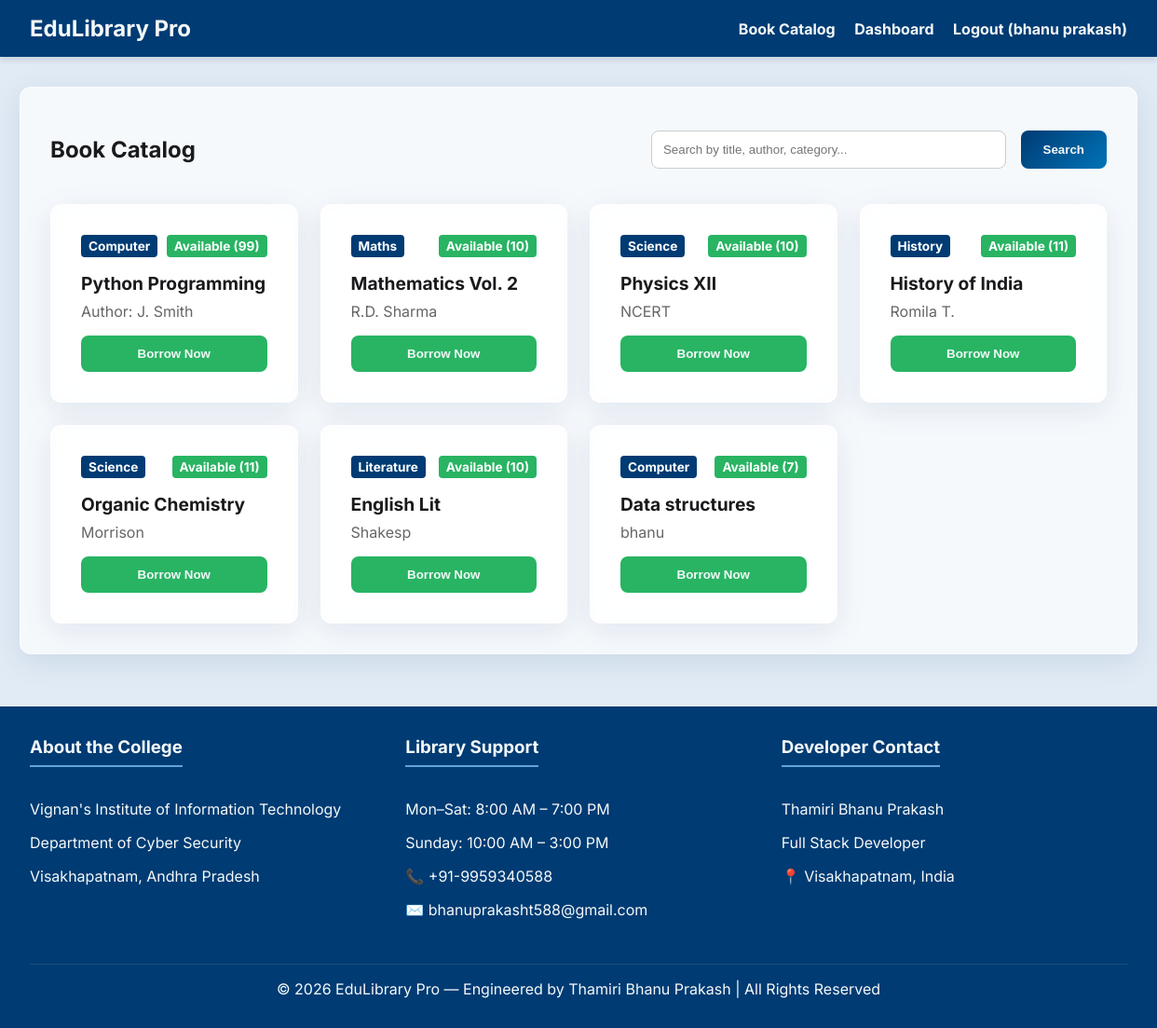
Screenshot of /catalog (signed in) with the database file from the repository.
### models.py (models this page shows)
class User(Base):
    __tablename__ = "users"
    id = Column(Integer, primary_key=True, index=True)
    library_id = Column(String, unique=True, index=True)
    name = Column(String)
    email = Column(String, unique=True, index=True)
    phone = Column(String)
    dob = Column(Date)
    grade_class = Column(String)
    roll_no = Column(String, nullable=True)
    profession = Column(String) # Student, Teacher, Admin
    password_hash = Column(String)
    created_at = Column(DateTime, default=datetime.datetime.utcnow)
    loans = relationship("Loan", back_populates="user")
    waitlists = relationship("Waitlist", back_populates="user")
    fines = relationship("Fine", back_populates="user")
    activities = relationship("ActivityLog", back_populates="user")

class Book(Base):
    __tablename__ = "books"
    id = Column(Integer, primary_key=True, index=True)
    title = Column(String, index=True)
    author = Column(String, index=True)
    category = Column(String, index=True)
    isbn = Column(String, unique=True, index=True, nullable=True)
    total_copies = Column(Integer, default=1)
    available_copies = Column(Integer, default=1)
    loans = relationship("Loan", back_populates="book")

### main.py (the view)
@app.get("/catalog", response_class=HTMLResponse)
async def catalog(request: Request, search: str = None, db: Session = Depends(get_db)):
    user = auth.get_current_user_from_cookie(request, db)
    if search:
        books = crud.search_books(db, search)
    else:
        books = crud.get_books(db)
    return templates.TemplateResponse(request=request, name="catalog.html", context={"user": user, "books": books, "search": search})

### templates/catalog.html
{% extends "base.html" %}
{% block content %}
<div class="glass card">
    <div style="display: flex; justify-content: space-between; align-items: center; margin-bottom: 1.5rem;">
        <h2>Book Catalog</h2>
        <form action="/catalog" method="GET" style="display: flex; gap: 1rem; flex: 0.5;">
            <input type="text" name="search" placeholder="Search by title, author, category..." value="{{ search or '' }}" style="margin: 0; flex: 1;">
            <button type="submit" class="btn" style="white-space: nowrap;">Search</button>
        </form>
    </div>
    <div class="catalog-grid">
        {% for book in books %}
        <div class="glass card book-card" style="margin-bottom: 0;">
            <div style="display: flex; justify-content: space-between; align-items: start; margin-bottom: 1rem;">
                <span class="badge" style="background: var(--primary-color); color: white;">{{ book.category }}</span>
                {% if book.available_copies > 0 %}
                    <span class="badge badge-active">Available ({{ book.available_copies }})</span>
                {% else %}
                    <span class="badge badge-overdue">Issued</span>
                {% endif %}
            </div>
            <div class="title">{{ book.title }}</div>
            <div class="author">{{ book.author }}</div>
            <div class="actions">
                {% if book.available_copies > 0 %}
                <form action="/issue/{{ book.id }}" method="POST" style="margin: 0;">
                    <button type="submit" class="btn btn-success" style="width: 100%;">Borrow Now</button>
                </form>
                {% else %}
                <form action="/waitlist/{{ book.id }}" method="POST" style="margin: 0;">
                    <button type="submit" class="btn btn-warning" style="width: 100%; background-color: #f39c12; color: white;">Join Waitlist</button>
                </form>
                {% endif %}
            </div>
        </div>
        {% else %}
        <p>No books found.</p>
        {% endfor %}
    </div>
</div>
{% endblock %}

### templates/base.html (shortened to what this page needs)
<!DOCTYPE html>
<html lang="en">
<head>
    <link rel="stylesheet" href="/static/css/style.css">
</head>
<body>
    <header>
        <h1>EduLibrary Pro</h1>
        <nav>
            {% if user %}
                <a href="/catalog">Book Catalog</a>
                <a href="/dashboard">Dashboard</a>
                <a href="/logout">Logout ({{ user.name }})</a>
            {% else %}
                <a href="/">Login</a>
                <a href="/register">Register</a>
            {% endif %}
        </nav>
    </header>
    <main class="container">
        {% block content %}{% endblock %}
    </main>
    <footer>
        <div class="footer-content">
            <div class="footer-section">
                <h3>About the College</h3>
                <p>Vignan's Institute of Information Technology</p>
                <p>Department of Cyber Security</p>
                <p>Visakhapatnam, Andhra Pradesh</p>
            </div>
            <div class="footer-section">
                <h3>Library Support</h3>
                <p>Mon–Sat: 8:00 AM – 7:00 PM</p>
                <p>Sunday: 10:00 AM – 3:00 PM</p>
                <p>📞 +91-9959340588</p>
                <p>✉️ bhanuprakasht588@gmail.com</p>
            </div>
            <div class="footer-section">
                <h3>Developer Contact</h3>
                <p>Thamiri Bhanu Prakash</p>
                <p>Full Stack Developer</p>
                <p>📍 Visakhapatnam, India</p>
            </div>
        </div>
        <div class="footer-bottom">
            &copy; 2026 EduLibrary Pro — Engineered by Thamiri Bhanu Prakash | All Rights Reserved
        </div>
    </footer>
</body>
</html>

### static/css/style.css (style rules this page uses)
:root { --primary-color: #003B73; --secondary-color: #0074B7; --accent-color: #60A3D9; --background-color: #E1EBF5; --surface-color: #FFFFFF; --text-color: #1A1A1D; --text-light: #F4F9F9; --danger-color: #D64161; --success-color: #28B463; }
body { font-family: 'Inter', 'Roboto', sans-serif; background-color: var(--background-color); color: var(--text-color); margin: 0; padding: 0; display: flex; flex-direction: column; min-height: 100vh; }
.glass { background: rgba(255, 255, 255, 0.7); backdrop-filter: blur(10px); -webkit-backdrop-filter: blur(10px); border-radius: 12px; border: 1px solid rgba(255, 255, 255, 0.3); box-shadow: 0 8px 32px 0 rgba(0, 59, 115, 0.1); }
header { background-color: var(--primary-color); color: var(--text-light); padding: 1rem 2rem; display: flex; justify-content: space-between; align-items: center; box-shadow: 0 4px 6px rgba(0,0,0,0.1); }
header a { color: var(--text-light); text-decoration: none; font-weight: bold; margin-left: 1rem; }
header h1 { margin: 0; font-size: 1.5rem; }
.container { flex: 1; max-width: 1200px; margin: 2rem auto; padding: 0 1rem; width: 100%; }
.card { padding: 2rem; margin-bottom: 1.5rem; }
.btn { background: linear-gradient(135deg, var(--primary-color), var(--secondary-color)); color: var(--text-light); border: none; padding: 0.75rem 1.5rem; border-radius: 8px; cursor: pointer; font-weight: bold; transition: transform 0.2s, box-shadow 0.2s; text-decoration: none; display: inline-block; }
.btn-success { background: var(--success-color); }
input, select { width: 100%; padding: 0.75rem; margin-bottom: 1rem; border: 1px solid #ccc; border-radius: 8px; box-sizing: border-box; }
footer { background-color: var(--primary-color); color: var(--text-light); padding: 2rem; margin-top: auto; }
.footer-content { display: grid; grid-template-columns: repeat(auto-fit, minmax(250px, 1fr)); gap: 2rem; max-width: 1200px; margin: 0 auto; }
.footer-section h3 { margin-top: 0; border-bottom: 2px solid var(--accent-color); padding-bottom: 0.5rem; display: inline-block; }
.footer-bottom { text-align: center; margin-top: 2rem; padding-top: 1rem; border-top: 1px solid rgba(255,255,255,0.1); }
.badge { padding: 0.25rem 0.5rem; border-radius: 4px; font-size: 0.85rem; font-weight: bold; }
.badge-active { background-color: var(--success-color); color: white; }
.catalog-grid { display: grid; grid-template-columns: repeat(auto-fill, minmax(250px, 1fr)); gap: 1.5rem; }
.book-card { display: flex; flex-direction: column; }
.book-card .title { font-size: 1.2rem; font-weight: bold; margin-bottom: 0.5rem; }
.book-card .author { color: #666; margin-bottom: 1rem; }
.book-card .actions { margin-top: auto; }

### rows the page displays
User: name "bhanu prakash"
Book: category "Computer", available_copies "99", title "Python Programming", author "Author: J. Smith"
Book: category "Maths", available_copies "10", title "Mathematics Vol. 2", author "R.D. Sharma"
Book: category "Science", available_copies "10", title "Physics XII", author "NCERT"
Book: category "History", available_copies "11", title "History of India", author "Romila T."
Book: category "Science", available_copies "11", title "Organic Chemistry", author "Morrison"
Book: category "Literature", available_copies "10", title "English Lit", author "Shakesp"
Book: category "Computer", available_copies "7", title "Data structures", author "bhanu"
